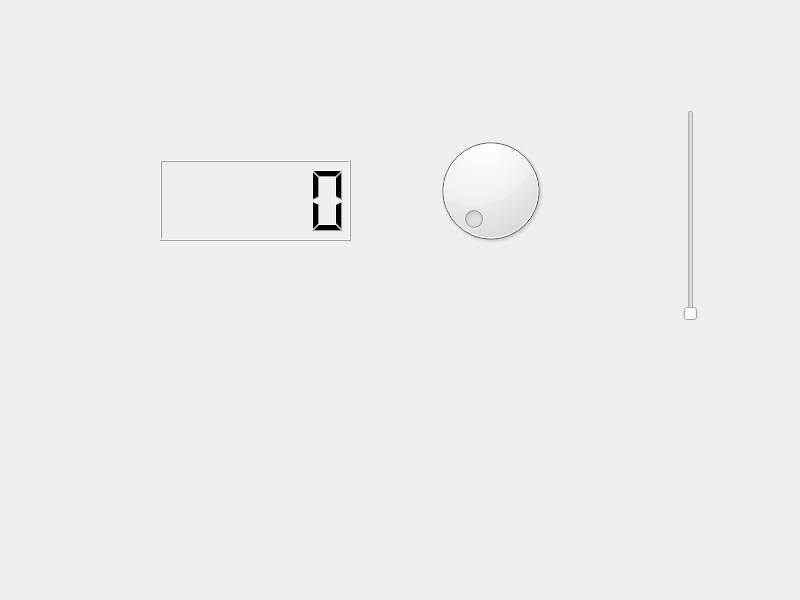
<?xml version="1.0" encoding="UTF-8"?>
<ui version="4.0">
 <class>Dialog</class>
 <widget class="QDialog" name="Dialog">
  <property name="geometry">
   <rect>
    <x>0</x>
    <y>0</y>
    <width>800</width>
    <height>600</height>
   </rect>
  </property>
  <property name="windowTitle">
   <string>Dialog</string>
  </property>
  <widget class="QLCDNumber" name="lcdNumber">
   <property name="geometry">
    <rect>
     <x>160</x>
     <y>160</y>
     <width>191</width>
     <height>81</height>
    </rect>
   </property>
  </widget>
  <widget class="QSlider" name="verticalSlider">
   <property name="enabled">
    <bool>true</bool>
   </property>
   <property name="geometry">
    <rect>
     <x>660</x>
     <y>110</y>
     <width>61</width>
     <height>211</height>
    </rect>
   </property>
   <property name="orientation">
    <enum>Qt::Vertical</enum>
   </property>
  </widget>
  <widget class="QDial" name="dial">
   <property name="enabled">
    <bool>true</bool>
   </property>
   <property name="geometry">
    <rect>
     <x>420</x>
     <y>130</y>
     <width>141</width>
     <height>121</height>
    </rect>
   </property>
   <property name="maximum">
    <number>97</number>
   </property>
  </widget>
 </widget>
 <resources/>
 <connections/>
</ui>
